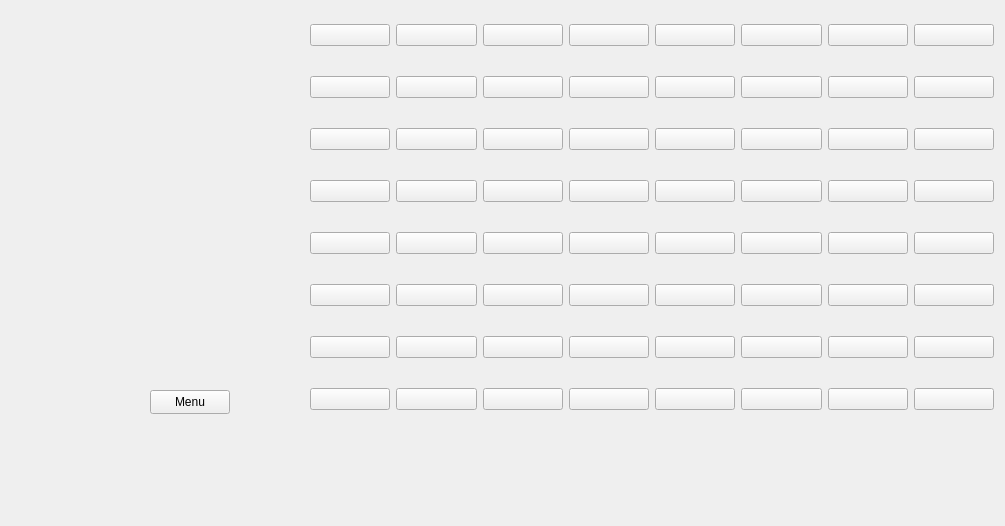
<?xml version="1.0" encoding="UTF-8"?>
<ui version="4.0">
 <class>BoardView</class>
 <widget class="QWidget" name="BoardView">
  <property name="geometry">
   <rect>
    <x>0</x>
    <y>0</y>
    <width>1005</width>
    <height>526</height>
   </rect>
  </property>
  <property name="windowTitle">
   <string>Form</string>
  </property>
  <widget class="QPushButton" name="buttonBackToMenu">
   <property name="geometry">
    <rect>
     <x>150</x>
     <y>390</y>
     <width>80</width>
     <height>24</height>
    </rect>
   </property>
   <property name="text">
    <string>Menu</string>
   </property>
  </widget>
  <widget class="QWidget" name="gridLayoutWidget">
   <property name="geometry">
    <rect>
     <x>310</x>
     <y>0</y>
     <width>684</width>
     <height>441</height>
    </rect>
   </property>
   <layout class="QGridLayout" name="gridLayout">
    <item row="1" column="5">
     <widget class="QPushButton" name="pushButton_14">
      <property name="text">
       <string/>
      </property>
     </widget>
    </item>
    <item row="2" column="2">
     <widget class="QPushButton" name="pushButton_19">
      <property name="text">
       <string/>
      </property>
     </widget>
    </item>
    <item row="6" column="0">
     <widget class="QPushButton" name="pushButton_49">
      <property name="text">
       <string/>
      </property>
     </widget>
    </item>
    <item row="6" column="6">
     <widget class="QPushButton" name="pushButton_55">
      <property name="text">
       <string/>
      </property>
     </widget>
    </item>
    <item row="0" column="0">
     <widget class="QPushButton" name="pushButton">
      <property name="text">
       <string/>
      </property>
     </widget>
    </item>
    <item row="2" column="7">
     <widget class="QPushButton" name="pushButton_24">
      <property name="text">
       <string/>
      </property>
     </widget>
    </item>
    <item row="2" column="6">
     <widget class="QPushButton" name="pushButton_23">
      <property name="text">
       <string/>
      </property>
     </widget>
    </item>
    <item row="4" column="1">
     <widget class="QPushButton" name="pushButton_34">
      <property name="text">
       <string/>
      </property>
     </widget>
    </item>
    <item row="3" column="4">
     <widget class="QPushButton" name="pushButton_29">
      <property name="text">
       <string/>
      </property>
     </widget>
    </item>
    <item row="0" column="2">
     <widget class="QPushButton" name="pushButton_3">
      <property name="text">
       <string/>
      </property>
     </widget>
    </item>
    <item row="0" column="7">
     <widget class="QPushButton" name="pushButton_8">
      <property name="text">
       <string/>
      </property>
     </widget>
    </item>
    <item row="1" column="3">
     <widget class="QPushButton" name="pushButton_12">
      <property name="text">
       <string/>
      </property>
     </widget>
    </item>
    <item row="2" column="5">
     <widget class="QPushButton" name="pushButton_22">
      <property name="text">
       <string/>
      </property>
     </widget>
    </item>
    <item row="0" column="4">
     <widget class="QPushButton" name="pushButton_5">
      <property name="text">
       <string/>
      </property>
     </widget>
    </item>
    <item row="5" column="0">
     <widget class="QPushButton" name="pushButton_41">
      <property name="text">
       <string/>
      </property>
     </widget>
    </item>
    <item row="2" column="1">
     <widget class="QPushButton" name="pushButton_18">
      <property name="text">
       <string/>
      </property>
     </widget>
    </item>
    <item row="1" column="1">
     <widget class="QPushButton" name="pushButton_10">
      <property name="text">
       <string/>
      </property>
     </widget>
    </item>
    <item row="4" column="6">
     <widget class="QPushButton" name="pushButton_39">
      <property name="text">
       <string/>
      </property>
     </widget>
    </item>
    <item row="2" column="3">
     <widget class="QPushButton" name="pushButton_20">
      <property name="text">
       <string/>
      </property>
     </widget>
    </item>
    <item row="5" column="4">
     <widget class="QPushButton" name="pushButton_45">
      <property name="text">
       <string/>
      </property>
     </widget>
    </item>
    <item row="6" column="7">
     <widget class="QPushButton" name="pushButton_56">
      <property name="text">
       <string/>
      </property>
     </widget>
    </item>
    <item row="1" column="7">
     <widget class="QPushButton" name="pushButton_16">
      <property name="text">
       <string/>
      </property>
     </widget>
    </item>
    <item row="6" column="1">
     <widget class="QPushButton" name="pushButton_50">
      <property name="text">
       <string/>
      </property>
     </widget>
    </item>
    <item row="6" column="3">
     <widget class="QPushButton" name="pushButton_52">
      <property name="text">
       <string/>
      </property>
     </widget>
    </item>
    <item row="5" column="1">
     <widget class="QPushButton" name="pushButton_42">
      <property name="text">
       <string/>
      </property>
     </widget>
    </item>
    <item row="4" column="4">
     <widget class="QPushButton" name="pushButton_37">
      <property name="text">
       <string/>
      </property>
     </widget>
    </item>
    <item row="0" column="1">
     <widget class="QPushButton" name="pushButton_2">
      <property name="text">
       <string/>
      </property>
     </widget>
    </item>
    <item row="1" column="2">
     <widget class="QPushButton" name="pushButton_11">
      <property name="text">
       <string/>
      </property>
     </widget>
    </item>
    <item row="3" column="5">
     <widget class="QPushButton" name="pushButton_30">
      <property name="text">
       <string/>
      </property>
     </widget>
    </item>
    <item row="5" column="2">
     <widget class="QPushButton" name="pushButton_43">
      <property name="text">
       <string/>
      </property>
     </widget>
    </item>
    <item row="2" column="0">
     <widget class="QPushButton" name="pushButton_17">
      <property name="text">
       <string/>
      </property>
     </widget>
    </item>
    <item row="2" column="4">
     <widget class="QPushButton" name="pushButton_21">
      <property name="text">
       <string/>
      </property>
     </widget>
    </item>
    <item row="6" column="4">
     <widget class="QPushButton" name="pushButton_53">
      <property name="text">
       <string/>
      </property>
     </widget>
    </item>
    <item row="6" column="5">
     <widget class="QPushButton" name="pushButton_54">
      <property name="text">
       <string/>
      </property>
     </widget>
    </item>
    <item row="0" column="3">
     <widget class="QPushButton" name="pushButton_4">
      <property name="text">
       <string/>
      </property>
     </widget>
    </item>
    <item row="1" column="4">
     <widget class="QPushButton" name="pushButton_13">
      <property name="text">
       <string/>
      </property>
     </widget>
    </item>
    <item row="3" column="2">
     <widget class="QPushButton" name="pushButton_27">
      <property name="text">
       <string/>
      </property>
     </widget>
    </item>
    <item row="1" column="6">
     <widget class="QPushButton" name="pushButton_15">
      <property name="text">
       <string/>
      </property>
     </widget>
    </item>
    <item row="5" column="3">
     <widget class="QPushButton" name="pushButton_44">
      <property name="text">
       <string/>
      </property>
     </widget>
    </item>
    <item row="4" column="2">
     <widget class="QPushButton" name="pushButton_35">
      <property name="text">
       <string/>
      </property>
     </widget>
    </item>
    <item row="4" column="7">
     <widget class="QPushButton" name="pushButton_40">
      <property name="text">
       <string/>
      </property>
     </widget>
    </item>
    <item row="6" column="2">
     <widget class="QPushButton" name="pushButton_51">
      <property name="text">
       <string/>
      </property>
     </widget>
    </item>
    <item row="0" column="5">
     <widget class="QPushButton" name="pushButton_6">
      <property name="text">
       <string/>
      </property>
     </widget>
    </item>
    <item row="3" column="7">
     <widget class="QPushButton" name="pushButton_32">
      <property name="text">
       <string/>
      </property>
     </widget>
    </item>
    <item row="1" column="0">
     <widget class="QPushButton" name="pushButton_9">
      <property name="text">
       <string/>
      </property>
     </widget>
    </item>
    <item row="5" column="7">
     <widget class="QPushButton" name="pushButton_48">
      <property name="text">
       <string/>
      </property>
     </widget>
    </item>
    <item row="4" column="0">
     <widget class="QPushButton" name="pushButton_33">
      <property name="text">
       <string/>
      </property>
     </widget>
    </item>
    <item row="3" column="0">
     <widget class="QPushButton" name="pushButton_25">
      <property name="text">
       <string/>
      </property>
     </widget>
    </item>
    <item row="0" column="6">
     <widget class="QPushButton" name="pushButton_7">
      <property name="text">
       <string/>
      </property>
     </widget>
    </item>
    <item row="3" column="1">
     <widget class="QPushButton" name="pushButton_26">
      <property name="text">
       <string/>
      </property>
     </widget>
    </item>
    <item row="3" column="6">
     <widget class="QPushButton" name="pushButton_31">
      <property name="text">
       <string/>
      </property>
     </widget>
    </item>
    <item row="4" column="5">
     <widget class="QPushButton" name="pushButton_38">
      <property name="text">
       <string/>
      </property>
     </widget>
    </item>
    <item row="3" column="3">
     <widget class="QPushButton" name="pushButton_28">
      <property name="text">
       <string/>
      </property>
     </widget>
    </item>
    <item row="4" column="3">
     <widget class="QPushButton" name="pushButton_36">
      <property name="text">
       <string/>
      </property>
     </widget>
    </item>
    <item row="5" column="5">
     <widget class="QPushButton" name="pushButton_46">
      <property name="text">
       <string/>
      </property>
     </widget>
    </item>
    <item row="5" column="6">
     <widget class="QPushButton" name="pushButton_47">
      <property name="text">
       <string/>
      </property>
     </widget>
    </item>
    <item row="7" column="0">
     <widget class="QPushButton" name="pushButton_57">
      <property name="text">
       <string/>
      </property>
     </widget>
    </item>
    <item row="7" column="1">
     <widget class="QPushButton" name="pushButton_58">
      <property name="text">
       <string/>
      </property>
     </widget>
    </item>
    <item row="7" column="2">
     <widget class="QPushButton" name="pushButton_59">
      <property name="text">
       <string/>
      </property>
     </widget>
    </item>
    <item row="7" column="3">
     <widget class="QPushButton" name="pushButton_60">
      <property name="text">
       <string/>
      </property>
     </widget>
    </item>
    <item row="7" column="4">
     <widget class="QPushButton" name="pushButton_61">
      <property name="text">
       <string/>
      </property>
     </widget>
    </item>
    <item row="7" column="5">
     <widget class="QPushButton" name="pushButton_62">
      <property name="text">
       <string/>
      </property>
     </widget>
    </item>
    <item row="7" column="6">
     <widget class="QPushButton" name="pushButton_63">
      <property name="text">
       <string/>
      </property>
     </widget>
    </item>
    <item row="7" column="7">
     <widget class="QPushButton" name="pushButton_64">
      <property name="text">
       <string/>
      </property>
     </widget>
    </item>
   </layout>
  </widget>
 </widget>
 <resources/>
 <connections/>
</ui>
